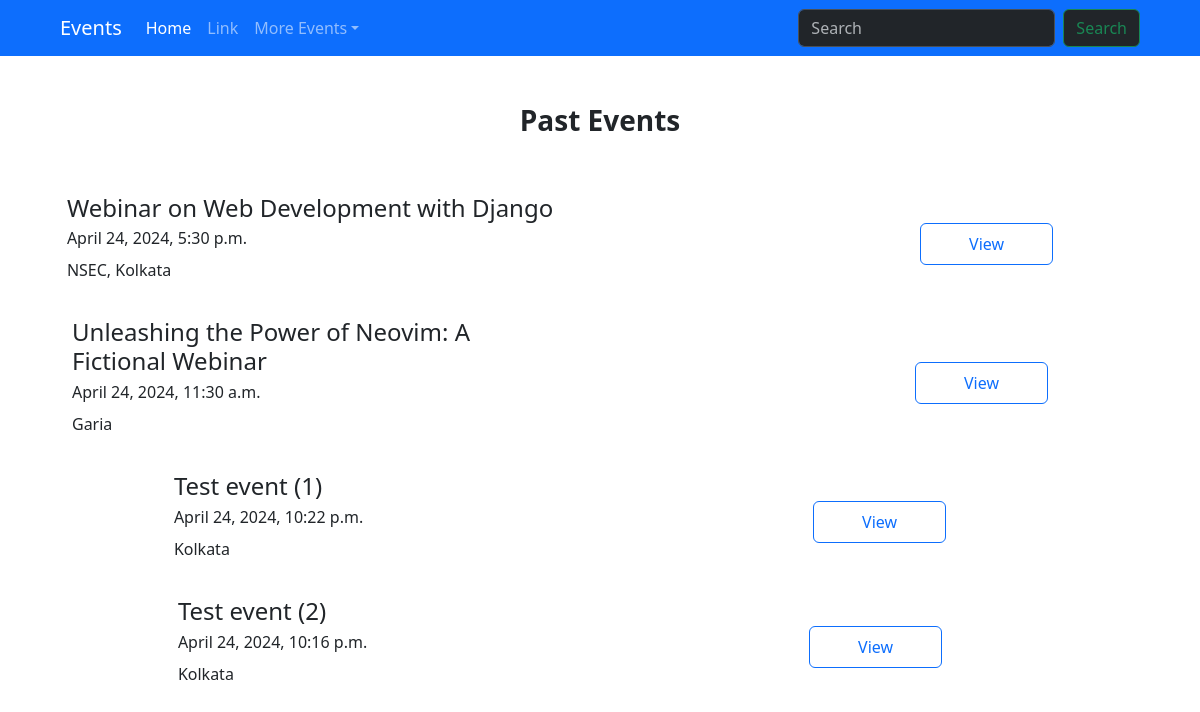
The app's page /events/past/, older data.
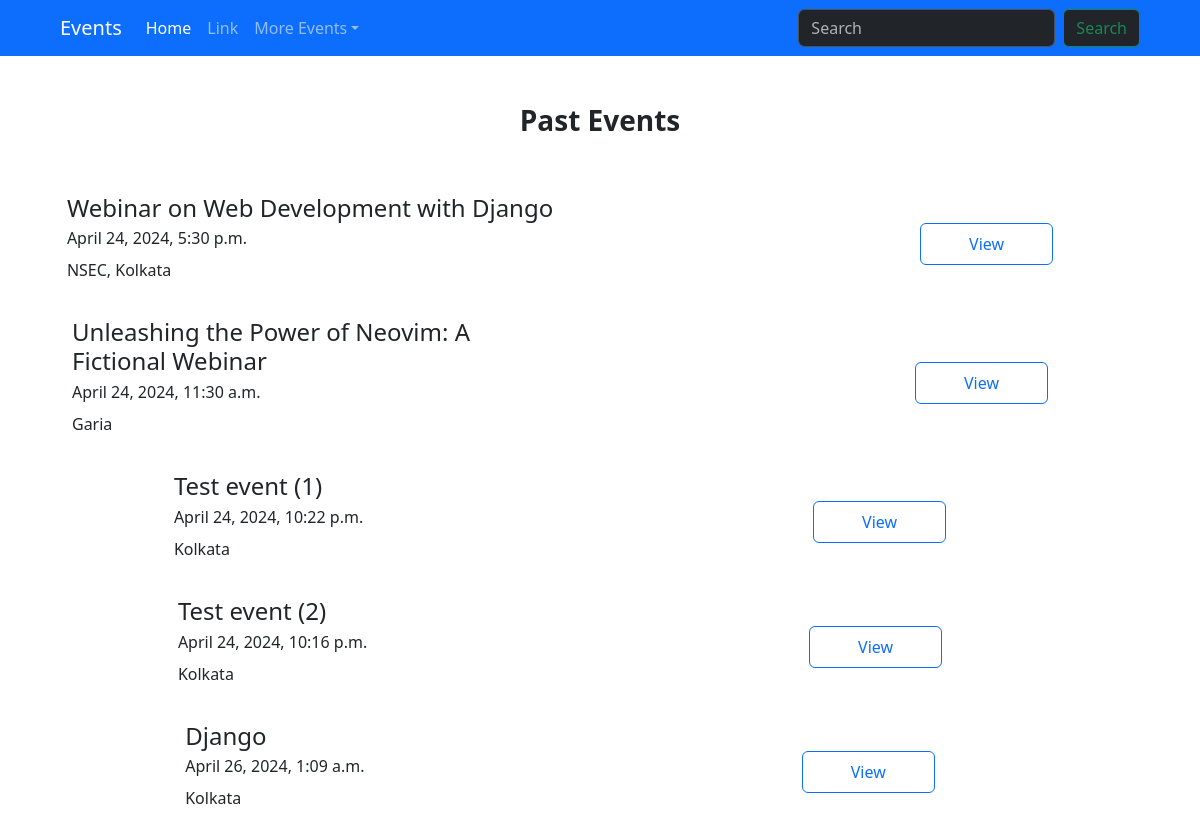
The same page, newer data.
### events/models.py (models this page shows, shortened)
class Event(models.Model):
    title = models.CharField(max_length=200)
    description = models.TextField()
    date = models.DateTimeField()
    location = models.CharField(max_length=200)

### events/views.py (the view)
# urls.py: path("past/", views.past_events, name="past_events"),
def past_events(request):
    events = Event.objects.filter(date__lt=timezone.now())
    context = {"events": events}
    return render(request, "events/past_events.html", context)

### events/templates/events/past_events.html (shortened to what this page needs)
{% load static %}
<!doctype html>
<html lang="en">
  <head>
    <link
      href="https://cdn.jsdelivr.net/npm/bootstrap@5.3.3/dist/css/bootstrap.min.css"
      rel="stylesheet"
    />
    <link rel="stylesheet" href="{% static 'events/style.css' %}" />
  </head>
  <body>
    <nav
      class="navbar navbar-expand-lg bg-primary px-md-5"
      data-bs-theme="dark"
    >
      <div class="container-fluid">
        <a class="navbar-brand" href="#">Events</a>
        <div class="collapse navbar-collapse" id="navbarSupportedContent">
          <ul class="navbar-nav me-auto mb-2 mb-lg-0">
            <li class="nav-item">
              <a class="nav-link active" aria-current="page" href="#">Home</a>
            </li>
            <li class="nav-item">
              <a class="nav-link" href="#">Link</a>
            </li>
            <li class="nav-item dropdown">
              <a
                class="nav-link dropdown-toggle"
                href="#"
                role="button"
                data-bs-toggle="dropdown"
                aria-expanded="false"
                >More Events</a
              >
            </li>
          </ul>
          <form class="d-flex" role="search">
            <input
              class="form-control me-2"
              type="search"
              placeholder="Search"
              aria-label="Search"
            />
            <button class="btn btn-outline-success bg-dark" type="submit">
              Search
            </button>
          </form>
        </div>
      </div>
    </nav>
    <section class="px-lg-5 py-5 text-center">
      <div class="container mb-5">
        <div class="d-flex justify-content-center align-items-center">
          <div class="col">
            <h1 class="fs-3 fw-bold">Past Events</h1>
          </div>
        </div>
      </div>
      {% for event in events %}
      <div class="container">
        <div
          class="d-flex justify-content-evenly align-items-center event-gap lh-1 mb-4"
        >
          <div class="text-start">
            <h2 class="fs-4">{{ event.title }}</h2>
            <p>{{ event.date }}</p>
            <p>{{ event.location }}</p>
          </div>
          <div>
            <a
              href="{% url 'view_events' event.id %}"
              class="btn btn-outline-primary py-2 px-5 marginbtn"
              >View</a
            >
          </div>
        </div>
        {% empty %}
        <p>No events available.</p>
        {% endfor %}
      </div>
    </section>
  </body>
</html>

### events/static/events/style.css (style rules this page uses)
.event-gap { gap: 30vw; }
.marginbtn { margin-right: 10vh; }

Row changes from the older to the newer data that the page shows:
added Event: title "Django", date "April 26, 2024, 1:09 a.m.", location "Kolkata"
